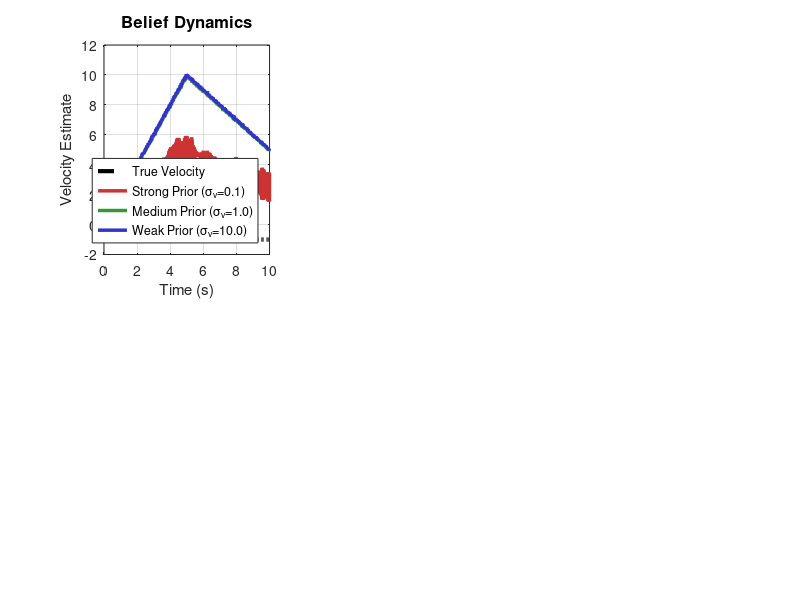

This chart was generated by the following MATLAB code: (Note: this script raises an error after producing the figure.)
% STEP 3: COMPARING STABILITY UNDER DIFFERENT PRIORS
% ====================================================
% This script explores how different prior strengths affect system behavior.
% This is critical for understanding psychiatric modeling:
%   - Strong priors = rigid beliefs (e.g., autism spectrum traits)
%   - Weak priors = unstable beliefs (e.g., psychotic spectrum traits)
%
% EXPERIMENT:
% We test the same sensory input with three different prior strengths
% and compare adaptation speed and stability.

clear; clc; close all;
fprintf('=== STEP 3: PRIOR COMPARISON ===\n\n');

%% Simulation Setup
fprintf('Setting up comparison experiment...\n');

% Time parameters
t_span = [0 10];
dt = 0.01;
t = 0:dt:t_span(2);
N = length(t);

% Sensory input (same as Step 2)
true_velocity = zeros(1, N);
true_velocity(1:N/2) = 2;
true_velocity(N/2+1:end) = -1;
true_position = cumsum(true_velocity) * dt;

% Add noise
sensory_noise_std = 0.05;
x_obs = true_position + sensory_noise_std * randn(1, N);

fprintf('  Sensory input: velocity changes from +2 to -1 at t=5s\n\n');

%% Define Different Prior Strengths
fprintf('Testing three prior configurations:\n');

% Prior strengths to test
sigma_v_values = [0.1, 1.0, 10.0];
labels = {'Strong Prior (σ_v=0.1)', ...
          'Medium Prior (σ_v=1.0)', ...
          'Weak Prior (σ_v=10.0)'};
colors = [0.8 0.2 0.2;    % Red for strong (rigid)
          0.2 0.6 0.2;    % Green for medium
          0.2 0.2 0.8];   % Blue for weak (flexible)

% Interpretation
fprintf('  1. Strong Prior (σ_v = %.1f): Rigid beliefs, slow adaptation\n', sigma_v_values(1));
fprintf('     → Models: Autism spectrum (sensory over-reliance on priors)\n\n');

fprintf('  2. Medium Prior (σ_v = %.1f): Balanced beliefs\n', sigma_v_values(2));
fprintf('     → Models: Typical perception\n\n');

fprintf('  3. Weak Prior (σ_v = %.1f): Flexible but noisy beliefs\n', sigma_v_values(3));
fprintf('     → Models: Psychotic spectrum (volatile predictions)\n\n');

%% Fixed Parameters
sigma_x = 0.1;    % Sensory precision (same for all)
mu_v = 0;         % Expected velocity (stationary)

%% Run Simulations for Each Prior
fprintf('Running simulations');

results = struct();

for j = 1:length(sigma_v_values)
    fprintf('.');
    
    sigma_v = sigma_v_values(j);
    
    % Initialize
    x_est = 0;
    v_est = 0;
    
    % Storage
    x_history = zeros(1, N);
    v_history = zeros(1, N);
    free_energy = zeros(1, N);
    
    % Simulation loop
    for i = 1:N
        x_current = x_obs(i);
        
        % Prediction errors
        epsilon_x = x_current - v_est;
        epsilon_v = v_est - mu_v;
        
        % Update rules
        dx_dt = epsilon_x / sigma_x^2;
        dv_dt = epsilon_x / sigma_x^2 - epsilon_v / sigma_v^2;
        
        % Integrate
        x_est = x_est + dx_dt * dt;
        v_est = v_est + dv_dt * dt;
        
        % Free energy
        F = 0.5 * (epsilon_x^2 / sigma_x^2 + epsilon_v^2 / sigma_v^2);
        
        % Store
        x_history(i) = x_est;
        v_history(i) = v_est;
        free_energy(i) = F;
    end
    
    % Save results
    results(j).sigma_v = sigma_v;
    results(j).x_history = x_history;
    results(j).v_history = v_history;
    results(j).free_energy = free_energy;
    results(j).label = labels{j};
    results(j).color = colors(j,:);
end

fprintf(' Done!\n\n');

%% Visualization: Comparison Plots
fprintf('Generating comparison plots...\n');

figure('Position', [100 100 1600 1000], 'Name', 'Prior Strength Comparison');

% Subplot 1: Velocity inference comparison
subplot(2,3,1);
plot(t, true_velocity, 'k--', 'LineWidth', 3, 'DisplayName', 'True Velocity'); hold on;
for j = 1:length(results)
    plot(t, results(j).v_history, 'LineWidth', 2.5, ...
        'Color', results(j).color, 'DisplayName', results(j).label);
end
xlabel('Time (s)', 'FontSize', 11);
ylabel('Velocity Estimate', 'FontSize', 11);
title('Belief Dynamics', 'FontSize', 12, 'FontWeight', 'bold');
legend('Location', 'southeast', 'FontSize', 9);
grid on; box on;
xline(5, 'k:', 'LineWidth', 1, 'Alpha', 0.3);

% Subplot 2: Adaptation error over time
subplot(2,3,2);
for j = 1:length(results)
    adaptation_error = abs(results(j).v_history - true_velocity);
    plot(t, adaptation_error, 'LineWidth', 2.5, ...
        'Color', results(j).color, 'DisplayName', results(j).label); hold on;
end
xlabel('Time (s)', 'FontSize', 11);
ylabel('|v_{est} - v_{true}|', 'FontSize', 11);
title('Adaptation Speed', 'FontSize', 12, 'FontWeight', 'bold');
legend('Location', 'northeast', 'FontSize', 9);
grid on; box on;
xline(5, 'k:', 'LineWidth', 1, 'Alpha', 0.3);

% Subplot 3: Free energy comparison
subplot(2,3,3);
for j = 1:length(results)
    plot(t, results(j).free_energy, 'LineWidth', 2.5, ...
        'Color', results(j).color, 'DisplayName', results(j).label); hold on;
end
xlabel('Time (s)', 'FontSize', 11);
ylabel('Free Energy', 'FontSize', 11);
title('Model Evidence', 'FontSize', 12, 'FontWeight', 'bold');
legend('Location', 'northeast', 'FontSize', 9);
grid on; box on;
xline(5, 'k:', 'LineWidth', 1, 'Alpha', 0.3);

% Subplot 4: Position tracking
subplot(2,3,4);
plot(t, true_position, 'k--', 'LineWidth', 2, 'DisplayName', 'True'); hold on;
for j = 1:length(results)
    plot(t, results(j).x_history, 'LineWidth', 1.5, ...
        'Color', results(j).color, 'DisplayName', results(j).label);
end
xlabel('Time (s)', 'FontSize', 11);
ylabel('Position', 'FontSize', 11);
title('Position Tracking', 'FontSize', 12, 'FontWeight', 'bold');
legend('Location', 'northwest', 'FontSize', 9);
grid on; box on;

% Subplot 5: Zoom on adaptation period (t = 4.5 to 6.5)
subplot(2,3,5);
zoom_idx = (t >= 4.5) & (t <= 6.5);
plot(t(zoom_idx), true_velocity(zoom_idx), 'k--', 'LineWidth', 3, 'DisplayName', 'True'); hold on;
for j = 1:length(results)
    plot(t(zoom_idx), results(j).v_history(zoom_idx), 'LineWidth', 2.5, ...
        'Color', results(j).color, 'DisplayName', results(j).label);
end
xlabel('Time (s)', 'FontSize', 11);
ylabel('Velocity', 'FontSize', 11);
title('Adaptation Period (Zoomed)', 'FontSize', 12, 'FontWeight', 'bold');
legend('Location', 'northeast', 'FontSize', 9);
grid on; box on;
xline(5, 'k:', 'LineWidth', 1.5);

% Subplot 6: Variance in velocity estimates (stability)
subplot(2,3,6);
window = 50;  % 0.5 second window
v_variance = zeros(length(results), N - window);
for j = 1:length(results)
    for i = 1:(N - window)
        v_variance(j, i) = var(results(j).v_history(i:i+window));
    end
end
t_var = t(1:N-window);
for j = 1:length(results)
    plot(t_var, v_variance(j,:), 'LineWidth', 2.5, ...
        'Color', results(j).color, 'DisplayName', results(j).label); hold on;
end
xlabel('Time (s)', 'FontSize', 11);
ylabel('Variance (0.5s window)', 'FontSize', 11);
title('Belief Stability', 'FontSize', 12, 'FontWeight', 'bold');
legend('Location', 'northeast', 'FontSize', 9);
grid on; box on;

sgtitle('Effect of Prior Strength on Predictive Coding', ...
    'FontSize', 14, 'FontWeight', 'bold');

%% Quantitative Comparison
fprintf('\nQuantitative Analysis:\n');
fprintf('%-25s | %10s | %10s | %10s\n', 'Prior Type', 'Adapt Time', 'Final Error', 'Avg Variance');
fprintf('%s\n', repmat('-', 1, 70));

change_idx = round(N/2);
post_change = change_idx:N;

for j = 1:length(results)
    % Adaptation time (to within 20% of true value)
    vel_error = abs(results(j).v_history(post_change) - true_velocity(post_change));
    threshold = 0.2 * abs(true_velocity(change_idx) - true_velocity(change_idx-1));
    adapted_idx = find(vel_error < threshold, 1);
    
    if ~isempty(adapted_idx)
        adapt_time = adapted_idx * dt;
    else
        adapt_time = inf;
    end
    
    % Final velocity error
    final_error = abs(results(j).v_history(end) - true_velocity(end));
    
    % Average variance (stability measure)
    avg_variance = mean(var(reshape(results(j).v_history(post_change), [], 50), 0, 1));
    
    fprintf('%-25s | %8.2fs | %10.4f | %10.6f\n', ...
        results(j).label, adapt_time, final_error, avg_variance);
end

%% Psychiatric Modeling Interpretation
fprintf('\n=== PSYCHIATRIC MODELING INTERPRETATION ===\n\n');

fprintf('STRONG PRIOR (σ_v = %.1f):\n', sigma_v_values(1));
fprintf('  • Slow to update beliefs despite clear sensory evidence\n');
fprintf('  • Models: Autism spectrum (over-reliance on predictions)\n');
fprintf('  • Clinical: Difficulty adapting to change, rigid thinking\n');
fprintf('  • Advantage: Stable in noisy environments\n\n');

fprintf('MEDIUM PRIOR (σ_v = %.1f):\n', sigma_v_values(2));
fprintf('  • Balanced adaptation and stability\n');
fprintf('  • Models: Typical perception\n');
fprintf('  • Optimal trade-off between flexibility and noise\n\n');

fprintf('WEAK PRIOR (σ_v = %.1f):\n', sigma_v_values(3));
fprintf('  • Rapid adaptation but volatile estimates\n');
fprintf('  • Models: Psychotic spectrum (weak prior beliefs)\n');
fprintf('  • Clinical: Hallucinations, delusions (sensory over-reliance)\n');
fprintf('  • Disadvantage: Susceptible to noise, instability\n\n');

%% Save Results
fprintf('Saving comparison results...\n');
save('prior_comparison_results.mat', 'results', 't', 'true_velocity', 'sigma_v_values');

fprintf('\n=== STEP 3 COMPLETE ===\n');
fprintf('Key findings:\n');
fprintf('  1. Prior strength controls adaptation vs. stability trade-off\n');
fprintf('  2. Strong priors → slow but stable (autism-like)\n');
fprintf('  3. Weak priors → fast but noisy (psychosis-like)\n');
fprintf('  4. Psychiatric conditions can be modeled as prior imbalances\n\n');
fprintf('Next: Run step4_ode45_version.m for high-precision simulation.\n');
